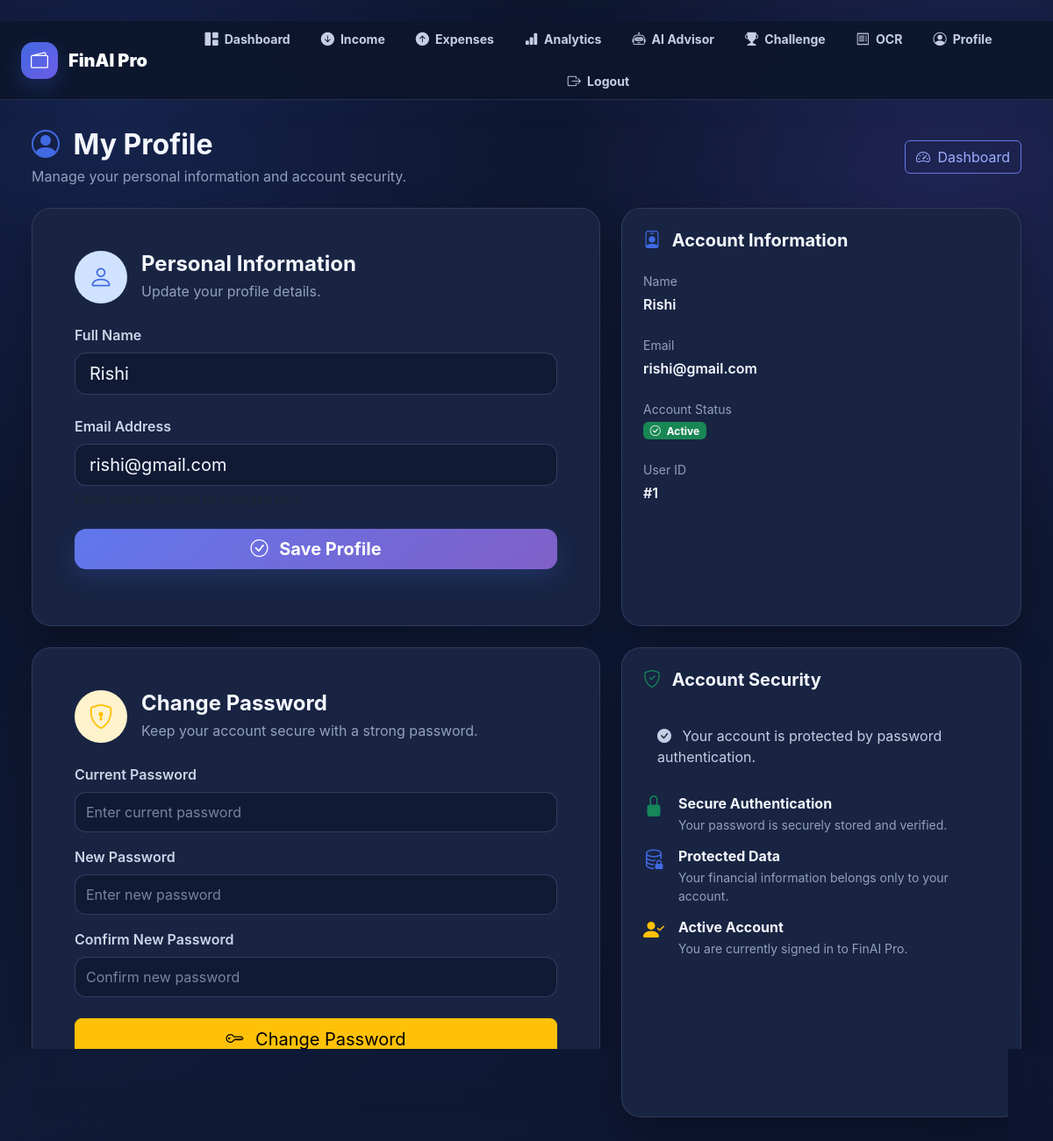
Screenshot of /profile (signed in) with the database file from the repository.
### app/models/user.py (models this page shows)
class User(Base):
    __tablename__ = "users"
    id = Column(
        Integer,
        primary_key=True,
        index=True
    )
    full_name = Column(
        String(100),
        nullable=False
    )
    email = Column(
        String(150),
        unique=True,
        nullable=False,
        index=True
    )
    password = Column(
        String(255),
        nullable=False
    )
    profile_image = Column(
        String(255),
        default="default.png"
    )
    is_active = Column(
        Boolean,
        default=True
    )
    created_at = Column(
        DateTime,
        default=datetime.utcnow
    )
    updated_at = Column(
        DateTime,
        default=datetime.utcnow,
        onupdate=datetime.utcnow
    )
    incomes = relationship(
        "Income",
        back_populates="user",
        cascade="all, delete-orphan"
    )
    expenses = relationship(
        "Expense",
        back_populates="user",
        cascade="all, delete-orphan"
    )

### app/routers/profile.py (the view)
@router.get(
    "/profile",
    response_class=HTMLResponse
)
async def profile_page(
    request: Request,
    db: Session = Depends(get_db)
):
    user = get_current_user(
        request,
        db
    )
    if user is None:
        return RedirectResponse(
            "/login",
            status_code=303
        )
    return templates.TemplateResponse(
        "profile.html",
        {
            "request": request,
            "user": user
        }
    )

### app/templates/profile.html (shortened to what this page needs)
{% extends "base.html" %}
{% block content %}
<div class="container-fluid">
    <div class="d-flex justify-content-between align-items-center mb-4">
        <div>
            <h2 class="fw-bold mb-1">
                <i class="bi bi-person-circle text-primary me-2"></i>
                My Profile
            </h2>
            <p class="text-muted mb-0">
                Manage your personal information and account security.
            </p>
        </div>
        <a href="/dashboard"
           class="btn btn-outline-primary">
            <i class="bi bi-speedometer2 me-1"></i>
            Dashboard
        </a>
    </div>
    <div class="row g-4">
        <div class="col-lg-7">
            <div class="card border-0 shadow-sm">
                <div class="card-body p-4 p-lg-5">
                    <div class="d-flex align-items-center mb-4">
                        <div
                            class="rounded-circle bg-primary-subtle p-3 me-3">
                            <i class="bi bi-person text-primary fs-3"></i>
                        </div>
                        <div>
                            <h4 class="fw-bold mb-1">
                                Personal Information
                            </h4>
                            <p class="text-muted mb-0">
                                Update your profile details.
                            </p>
                        </div>
                    </div>
                    <form method="POST"
                          action="/profile/update">
                        <div class="mb-4">
                            <label class="form-label fw-semibold">
                                Full Name
                            </label>
                            <input
                                type="text"
                                name="full_name"
                                class="form-control form-control-lg"
                                value="{{ user.full_name }}"
                                placeholder="Enter your full name"
                                required>
                        </div>
                        <div class="mb-4">
                            <label class="form-label fw-semibold">
                                Email Address
                            </label>
                            <input
                                type="email"
                                class="form-control form-control-lg"
                                value="{{ user.email }}"
                                disabled>
                            <div class="form-text">
                            </div>
                        </div>
                        <div class="d-grid">
                            <button
                                type="submit"
                                class="btn btn-primary btn-lg">
                                <i class="bi bi-check-circle me-2"></i>
                                Save Profile
                            </button>
                        </div>
                    </form>
                </div>
            </div>
        </div>
        <div class="col-lg-5">
            <div class="card border-0 shadow-sm h-100">
                <div class="card-body p-4">
                    <h5 class="fw-bold mb-4">
                        <i class="bi bi-person-badge text-primary me-2"></i>
                        Account Information
                    </h5>
                    <div class="mb-4">
                        <small class="text-muted">
                            Name
                        </small>
                        <div class="fw-semibold mt-1">
                            {{ user.full_name }}
                        </div>
                    </div>
                    <div class="mb-4">
                        <small class="text-muted">
                            Email
                        </small>
                        <div class="fw-semibold mt-1">
                            {{ user.email }}
                        </div>
                    </div>
                    <div class="mb-4">
                        <small class="text-muted">
                            Account Status
                        </small>
                        <div class="mt-1">
                            {% if user.is_active %}
                                <span class="badge bg-success">
                                    <i class="bi bi-check-circle me-1"></i>
                                    Active
                                </span>
                            {% else %}
                                <span class="badge bg-danger">
                                    <i class="bi bi-x-circle me-1"></i>
                                    Inactive
                                </span>
                            {% endif %}
                        </div>
                    </div>
                    <div>
                        <small class="text-muted">
                            User ID
                        </small>
                        <div class="fw-semibold mt-1">
                            #{{ user.id }}
                        </div>
                    </div>
                </div>
            </div>
        </div>
        <div class="col-lg-7">
            <div class="card border-0 shadow-sm">
                <div class="card-body p-4 p-lg-5">
                    <div class="d-flex align-items-center mb-4">
                        <div
                            class="rounded-circle bg-warning-subtle p-3 me-3">
                            <i class="bi bi-shield-lock text-warning fs-3"></i>
                        </div>
                        <div>
                            <h4 class="fw-bold mb-1">
                                Change Password
                            </h4>
                            <p class="text-muted mb-0">
                                Keep your account secure with a strong password.
                            </p>
                        </div>
                    </div>
                    <form method="POST"
                          action="/profile/password">
                        <div class="mb-3">
                            <label class="form-label fw-semibold">
                                Current Password
                            </label>
                            <input
                                type="password"
                                name="current_password"
                                class="form-control"
                                placeholder="Enter current password"
                                required>
                        </div>
                        <div class="mb-3">
                            <label class="form-label fw-semibold">
                                New Password
                            </label>
                            <input
                                type="password"
                                name="new_password"
                                class="form-control"
                                placeholder="Enter new password"
                                minlength="6"
                                required>
                        </div>
                        <div class="mb-4">
                            <label class="form-label fw-semibold">
                                Confirm New Password
                            </label>
                            <input
                                type="password"
                                name="confirm_password"
                                class="form-control"
                                placeholder="Confirm new password"
                                minlength="6"
                                required>
                        </div>
                        <div class="d-grid">
                            <button
                                type="submit"
                                class="btn btn-warning btn-lg">
                                <i class="bi bi-key me-2"></i>
                                Change Password
                            </button>
                        </div>
                    </form>
                </div>
            </div>
        </div>
        <div class="col-lg-5">
            <div class="card border-0 shadow-sm h-100">
                <div class="card-body p-4">
                    <h5 class="fw-bold mb-4">
                        <i class="bi bi-shield-check text-success me-2"></i>
                        Account Security
                    </h5>
                    <div class="alert alert-success border-0">
                        <i class="bi bi-check-circle-fill me-2"></i>
                        Your account is protected by password authentication.
                    </div>
                    <div class="d-flex align-items-start mb-3">
                        <i class="bi bi-lock-fill text-success fs-4 me-3"></i>
                        <div>
                            <h6 class="fw-bold mb-1">
                                Secure Authentication
                            </h6>
                            <p class="text-muted small mb-0">
                                Your password is securely stored and verified.
                            </p>
                        </div>
                    </div>
                    <div class="d-flex align-items-start mb-3">
                        <i class="bi bi-database-lock text-primary fs-4 me-3"></i>
                        <div>
                            <h6 class="fw-bold mb-1">
                                Protected Data
                            </h6>
                            <p class="text-muted small mb-0">
                                Your financial information belongs only to your account.
                            </p>
                        </div>
                    </div>
                    <div class="d-flex align-items-start">
                        <i class="bi bi-person-check-fill text-warning fs-4 me-3"></i>
                        <div>
                            <h6 class="fw-bold mb-1">
                                Active Account
                            </h6>
                            <p class="text-muted small mb-0">
                                You are currently signed in to FinAI Pro.
                            </p>
                        </div>
                    </div>
                </div>
            </div>
        </div>
    </div>
</div>
{% endblock %}

### app/templates/base.html (style rules this page uses)
:root { --finai-primary: #4169E1; --finai-primary-dark: #2948B8; --finai-primary-light: #E8EEFF; --finai-purple: #6D5CE7; --finai-bg: #F4F7FF; --finai-bg-soft: #EEF3FF; --finai-card: rgba(255, 255, 255, 0.82); --finai-card-solid: #FFFFFF; --finai-text: #111827; --finai-text-soft: #475569; --finai-text-muted: #64748B; --finai-border: rgba(65, 105, 225, 0.12); --finai-success: #16865B; --finai-danger: #C24156; --finai-shadow: 0 18px 45px rgba(35, 58, 120, 0.10); --finai-shadow-hover: 0 25px 60px rgba(35, 58, 120, 0.16); }
body { margin: 0; min-height: 100vh; background: radial-gradient( circle at 10% 10%, rgba(65, 105, 225, 0.13), transparent 30% ), radial-gradient( circle at 90% 15%, rgba(109, 92, 231, 0.10), transparent 28% ), linear-gradient( 135deg, #F8FAFF 0%, #F1F5FF 50%, #EEF3FF 100% ); color: var(--finai-text); font-family: Inter, system-ui, -apple-system, BlinkMacSystemFont, "Segoe UI", sans-serif; }
.card { background: var(--finai-card) !important; border: 1px solid var(--finai-border) !important; backdrop-filter: blur(18px); -webkit-backdrop-filter: blur(18px); box-shadow: var(--finai-shadow); border-radius: 22px !important; transition: transform 0.30s ease, box-shadow 0.30s ease, border-color 0.30s ease; }
h1, h2, h3, h4, h5, h6 { color: var(--finai-text); }
p { color: var(--finai-text-soft); }
.text-muted { color: var(--finai-text-muted) !important; }
.text-primary { color: var(--finai-primary) !important; }
.text-success { color: var(--finai-success) !important; }
.btn-primary { background: linear-gradient( 135deg, #4169E1, #2948B8 ) !important; border: none !important; color: white !important; border-radius: 13px; font-weight: 750; box-shadow: 0 10px 25px rgba(65, 105, 225, 0.20); transition: all 0.25s ease; }
.form-control, .form-select { background: rgba(255, 255, 255, 0.90) !important; color: var(--finai-text) !important; border: 1px solid rgba(65, 105, 225, 0.14) !important; border-radius: 13px !important; min-height: 46px; transition: all 0.25s ease; }
.form-control::placeholder { color: #94A3B8 !important; }
.form-label { color: var(--finai-text-soft); font-weight: 650; }
.alert { border: none; border-radius: 16px; }
html { background: #0b1228 !important; }
body { background: radial-gradient(circle at 10% 10%, rgba(65,105,225,.18), transparent 30%), radial-gradient(circle at 90% 15%, rgba(109,92,231,.16), transparent 28%), linear-gradient(135deg,#0b1228 0%,#101a36 50%,#0d1530 100%) !important; color: #f4f7ff !important; }
h1,h2,h3,h4,h5,h6, .card-title { color: #f4f7ff !important; }
p { color: #c5cee3 !important; }
.text-muted { color: #93a0bc !important; }
.card { background: #182442 !important; color: #f4f7ff !important; border-color: rgba(150,165,220,.18) !important; box-shadow: 0 18px 45px rgba(0,0,0,.28) !important; }
.card-body { background: transparent !important; color: #f4f7ff !important; }
.form-control, .form-select, textarea, input { background: #101a34 !important; color: #f4f7ff !important; border-color: rgba(150,165,220,.25) !important; }
.form-label { color: #cbd5e8 !important; }
.form-control::placeholder, input::placeholder, textarea::placeholder { color: #7784a1 !important; }
.btn-primary { background: linear-gradient(135deg,#6177ed,#8060c8) !important; border: none !important; color: #ffffff !important; }
.btn-outline-primary { color: #9eaeff !important; border-color: #6478e8 !important; }
.alert { background: #182442 !important; color: #c5cee3 !important; }
a { color: #8fa0ff; }

### rows the page displays
User: full_name "Rishi", email "rishi@gmail.com", id "1"
